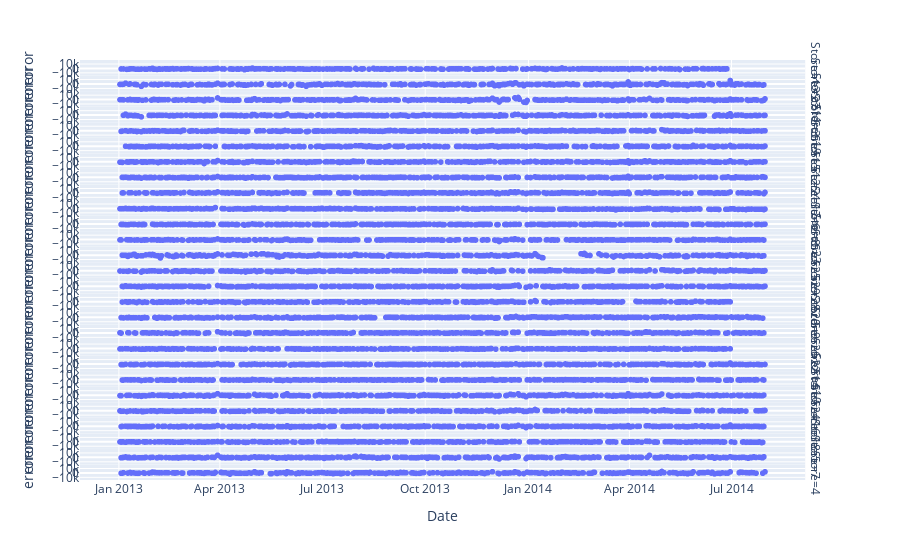

Here is the notebook cell this chart was saved with:
### Code cell
#error_analysis = error_analysis.reset_index()
shop2 = (error_analysis.loc[:, "Store"]>2) & (error_analysis.loc[:, "Store"]<30) 
error_analysis.sort_values("Date")
px.scatter(error_analysis[shop2], x="Date", y="error",  facet_row='Store', height=3000, facet_row_spacing=0.0001)

### Figure 1 — Plotly figure (JSON) as saved in the notebook; plotly's stock layout.template omitted (floating-point values rounded to 4 significant figures; data arrays with more than 128 entries replaced by an {"elided": "..."} marker saying what was removed)
{"data": [{"hovertemplate": "Store=13<br>Date=%{x}<br>error=%{y}<extra></extra>", "legendgroup": "", "marker": {"color": "#636efa", "symbol": "circle"}, "mode": "markers", "name": "", "showlegend": false, "type": "scattergl", "x": {"elided": "292 str values"}, "xaxis": "x27", "y": {"elided": "292 float values"}, "yaxis": "y27"}, {"hovertemplate": "Store=27<br>Date=%{x}<br>error=%{y}<extra></extra>", "legendgroup": "", "marker": {"color": "#636efa", "symbol": "circle"}, "mode": "markers", "name": "", "showlegend": false, "type": "scattergl", "x": {"elided": "306 str values"}, "xaxis": "x26", "y": {"elided": "306 float values"}, "yaxis": "y26"}, {"hovertemplate": "Store=11<br>Date=%{x}<br>error=%{y}<extra></extra>", "legendgroup": "", "marker": {"color": "#636efa", "symbol": "circle"}, "mode": "markers", "name": "", "showlegend": false, "type": "scattergl", "x": {"elided": "317 str values"}, "xaxis": "x25", "y": {"elided": "317 float values"}, "yaxis": "y25"}, {"hovertemplate": "Store=3<br>Date=%{x}<br>error=%{y}<extra></extra>", "legendgroup": "", "marker": {"color": "#636efa", "symbol": "circle"}, "mode": "markers", "name": "", "showlegend": false, "type": "scattergl", "x": {"elided": "296 str values"}, "xaxis": "x24", "y": {"elided": "296 float values"}, "yaxis": "y24"}, {"hovertemplate": "Store=19<br>Date=%{x}<br>error=%{y}<extra></extra>", "legendgroup": "", "marker": {"color": "#636efa", "symbol": "circle"}, "mode": "markers", "name": "", "showlegend": false, "type": "scattergl", "x": {"elided": "316 str values"}, "xaxis": "x23", "y": {"elided": "316 float values"}, "yaxis": "y23"}, {"hovertemplate": "Store=15<br>Date=%{x}<br>error=%{y}<extra></extra>", "legendgroup": "", "marker": {"color": "#636efa", "symbol": "circle"}, "mode": "markers", "name": "", "showlegend": false, "type": "scattergl", "x": {"elided": "292 str values"}, "xaxis": "x22", "y": {"elided": "292 float values"}, "yaxis": "y22"}, {"hovertemplate": "Store=12<br>Date=%{x}<br>error=%{y}<extra></extra>", "legendgroup": "", "marker": {"color": "#636efa", "symbol": "circle"}, "mode": "markers", "name": "", "showlegend": false, "type": "scattergl", "x": {"elided": "308 str values"}, "xaxis": "x21", "y": {"elided": "308 float values"}, "yaxis": "y21"}, {"hovertemplate": "Store=21<br>Date=%{x}<br>error=%{y}<extra></extra>", "legendgroup": "", "marker": {"color": "#636efa", "symbol": "circle"}, "mode": "markers", "name": "", "showlegend": false, "type": "scattergl", "x": {"elided": "314 str values"}, "xaxis": "x20", "y": {"elided": "314 float values"}, "yaxis": "y20"}, {"hovertemplate": "Store=17<br>Date=%{x}<br>error=%{y}<extra></extra>", "legendgroup": "", "marker": {"color": "#636efa", "symbol": "circle"}, "mode": "markers", "name": "", "showlegend": false, "type": "scattergl", "x": {"elided": "307 str values"}, "xaxis": "x19", "y": {"elided": "307 float values"}, "yaxis": "y19"}, {"hovertemplate": "Store=6<br>Date=%{x}<br>error=%{y}<extra></extra>", "legendgroup": "", "marker": {"color": "#636efa", "symbol": "circle"}, "mode": "markers", "name": "", "showlegend": false, "type": "scattergl", "x": {"elided": "321 str values"}, "xaxis": "x18", "y": {"elided": "321 float values"}, "yaxis": "y18"}, {"hovertemplate": "Store=8<br>Date=%{x}<br>error=%{y}<extra></extra>", "legendgroup": "", "marker": {"color": "#636efa", "symbol": "circle"}, "mode": "markers", "name": "", "showlegend": false, "type": "scattergl", "x": {"elided": "295 str values"}, "xaxis": "x17", "y": {"elided": "295 float values"}, "yaxis": "y17"}, {"hovertemplate": "Store=23<br>Date=%{x}<br>error=%{y}<extra></extra>", "legendgroup": "", "marker": {"color": "#636efa", "symbol": "circle"}, "mode": "markers", "name": "", "showlegend": false, "type": "scattergl", "x": {"elided": "292 str values"}, "xaxis": "x16", "y": {"elided": "292 float values"}, "yaxis": "y16"}, {"hovertemplate": "Store=25<br>Date=%{x}<br>error=%{y}<extra></extra>", "legendgroup": "", "marker": {"color": "#636efa", "symbol": "circle"}, "mode": "markers", "name": "", "showlegend": false, "type": "scattergl", "x": {"elided": "287 str values"}, "xaxis": "x15", "y": {"elided": "287 float values"}, "yaxis": "y15"}, {"hovertemplate": "Store=29<br>Date=%{x}<br>error=%{y}<extra></extra>", "legendgroup": "", "marker": {"color": "#636efa", "symbol": "circle"}, "mode": "markers", "name": "", "showlegend": false, "type": "scattergl", "x": {"elided": "292 str values"}, "xaxis": "x14", "y": {"elided": "292 float values"}, "yaxis": "y14"}, {"hovertemplate": "Store=28<br>Date=%{x}<br>error=%{y}<extra></extra>", "legendgroup": "", "marker": {"color": "#636efa", "symbol": "circle"}, "mode": "markers", "name": "", "showlegend": false, "type": "scattergl", "x": {"elided": "316 str values"}, "xaxis": "x13", "y": {"elided": "316 float values"}, "yaxis": "y13"}, {"hovertemplate": "Store=20<br>Date=%{x}<br>error=%{y}<extra></extra>", "legendgroup": "", "marker": {"color": "#636efa", "symbol": "circle"}, "mode": "markers", "name": "", "showlegend": false, "type": "scattergl", "x": {"elided": "275 str values"}, "xaxis": "x12", "y": {"elided": "275 float values"}, "yaxis": "y12"}, {"hovertemplate": "Store=9<br>Date=%{x}<br>error=%{y}<extra></extra>", "legendgroup": "", "marker": {"color": "#636efa", "symbol": "circle"}, "mode": "markers", "name": "", "showlegend": false, "type": "scattergl", "x": {"elided": "314 str values"}, "xaxis": "x11", "y": {"elided": "314 float values"}, "yaxis": "y11"}, {"hovertemplate": "Store=26<br>Date=%{x}<br>error=%{y}<extra></extra>", "legendgroup": "", "marker": {"color": "#636efa", "symbol": "circle"}, "mode": "markers", "name": "", "showlegend": false, "type": "scattergl", "x": {"elided": "298 str values"}, "xaxis": "x10", "y": {"elided": "298 float values"}, "yaxis": "y10"}, {"hovertemplate": "Store=22<br>Date=%{x}<br>error=%{y}<extra></extra>", "legendgroup": "", "marker": {"color": "#636efa", "symbol": "circle"}, "mode": "markers", "name": "", "showlegend": false, "type": "scattergl", "x": {"elided": "288 str values"}, "xaxis": "x9", "y": {"elided": "288 float values"}, "yaxis": "y9"}, {"hovertemplate": "Store=14<br>Date=%{x}<br>error=%{y}<extra></extra>", "legendgroup": "", "marker": {"color": "#636efa", "symbol": "circle"}, "mode": "markers", "name": "", "showlegend": false, "type": "scattergl", "x": {"elided": "302 str values"}, "xaxis": "x8", "y": {"elided": "302 float values"}, "yaxis": "y8"}, {"hovertemplate": "Store=10<br>Date=%{x}<br>error=%{y}<extra></extra>", "legendgroup": "", "marker": {"color": "#636efa", "symbol": "circle"}, "mode": "markers", "name": "", "showlegend": false, "type": "scattergl", "x": {"elided": "311 str values"}, "xaxis": "x7", "y": {"elided": "311 float values"}, "yaxis": "y7"}, {"hovertemplate": "Store=24<br>Date=%{x}<br>error=%{y}<extra></extra>", "legendgroup": "", "marker": {"color": "#636efa", "symbol": "circle"}, "mode": "markers", "name": "", "showlegend": false, "type": "scattergl", "x": {"elided": "315 str values"}, "xaxis": "x6", "y": {"elided": "315 float values"}, "yaxis": "y6"}, {"hovertemplate": "Store=16<br>Date=%{x}<br>error=%{y}<extra></extra>", "legendgroup": "", "marker": {"color": "#636efa", "symbol": "circle"}, "mode": "markers", "name": "", "showlegend": false, "type": "scattergl", "x": {"elided": "289 str values"}, "xaxis": "x5", "y": {"elided": "289 float values"}, "yaxis": "y5"}, {"hovertemplate": "Store=18<br>Date=%{x}<br>error=%{y}<extra></extra>", "legendgroup": "", "marker": {"color": "#636efa", "symbol": "circle"}, "mode": "markers", "name": "", "showlegend": false, "type": "scattergl", "x": {"elided": "307 str values"}, "xaxis": "x4", "y": {"elided": "307 float values"}, "yaxis": "y4"}, {"hovertemplate": "Store=5<br>Date=%{x}<br>error=%{y}<extra></extra>", "legendgroup": "", "marker": {"color": "#636efa", "symbol": "circle"}, "mode": "markers", "name": "", "showlegend": false, "type": "scattergl", "x": {"elided": "298 str values"}, "xaxis": "x3", "y": {"elided": "298 float values"}, "yaxis": "y3"}, {"hovertemplate": "Store=7<br>Date=%{x}<br>error=%{y}<extra></extra>", "legendgroup": "", "marker": {"color": "#636efa", "symbol": "circle"}, "mode": "markers", "name": "", "showlegend": false, "type": "scattergl", "x": {"elided": "306 str values"}, "xaxis": "x2", "y": {"elided": "306 float values"}, "yaxis": "y2"}, {"hovertemplate": "Store=4<br>Date=%{x}<br>error=%{y}<extra></extra>", "legendgroup": "", "marker": {"color": "#636efa", "symbol": "circle"}, "mode": "markers", "name": "", "showlegend": false, "type": "scattergl", "x": {"elided": "310 str values"}, "xaxis": "x", "y": {"elided": "310 float values"}, "yaxis": "y"}], "layout": {"annotations": [{"font": {}, "showarrow": false, "text": "Store=4", "textangle": 90, "x": 0.98, "xanchor": "left", "xref": "paper", "y": 0.01847, "yanchor": "middle", "yref": "paper"}, {"font": {}, "showarrow": false, "text": "Store=7", "textangle": 90, "x": 0.98, "xanchor": "left", "xref": "paper", "y": 0.05551, "yanchor": "middle", "yref": "paper"}, {"font": {}, "showarrow": false, "text": "Store=5", "textangle": 90, "x": 0.98, "xanchor": "left", "xref": "paper", "y": 0.09255, "yanchor": "middle", "yref": "paper"}, {"font": {}, "showarrow": false, "text": "Store=18", "textangle": 90, "x": 0.98, "xanchor": "left", "xref": "paper", "y": 0.1296, "yanchor": "middle", "yref": "paper"}, {"font": {}, "showarrow": false, "text": "Store=16", "textangle": 90, "x": 0.98, "xanchor": "left", "xref": "paper", "y": 0.1666, "yanchor": "middle", "yref": "paper"}, {"font": {}, "showarrow": false, "text": "Store=24", "textangle": 90, "x": 0.98, "xanchor": "left", "xref": "paper", "y": 0.2037, "yanchor": "middle", "yref": "paper"}, {"font": {}, "showarrow": false, "text": "Store=10", "textangle": 90, "x": 0.98, "xanchor": "left", "xref": "paper", "y": 0.2407, "yanchor": "middle", "yref": "paper"}, {"font": {}, "showarrow": false, "text": "Store=14", "textangle": 90, "x": 0.98, "xanchor": "left", "xref": "paper", "y": 0.2778, "yanchor": "middle", "yref": "paper"}, {"font": {}, "showarrow": false, "text": "Store=22", "textangle": 90, "x": 0.98, "xanchor": "left", "xref": "paper", "y": 0.3148, "yanchor": "middle", "yref": "paper"}, {"font": {}, "showarrow": false, "text": "Store=26", "textangle": 90, "x": 0.98, "xanchor": "left", "xref": "paper", "y": 0.3518, "yanchor": "middle", "yref": "paper"}, {"font": {}, "showarrow": false, "text": "Store=9", "textangle": 90, "x": 0.98, "xanchor": "left", "xref": "paper", "y": 0.3889, "yanchor": "middle", "yref": "paper"}, {"font": {}, "showarrow": false, "text": "Store=20", "textangle": 90, "x": 0.98, "xanchor": "left", "xref": "paper", "y": 0.4259, "yanchor": "middle", "yref": "paper"}, {"font": {}, "showarrow": false, "text": "Store=28", "textangle": 90, "x": 0.98, "xanchor": "left", "xref": "paper", "y": 0.463, "yanchor": "middle", "yref": "paper"}, {"font": {}, "showarrow": false, "text": "Store=29", "textangle": 90, "x": 0.98, "xanchor": "left", "xref": "paper", "y": 0.5, "yanchor": "middle", "yref": "paper"}, {"font": {}, "showarrow": false, "text": "Store=25", "textangle": 90, "x": 0.98, "xanchor": "left", "xref": "paper", "y": 0.537, "yanchor": "middle", "yref": "paper"}, {"font": {}, "showarrow": false, "text": "Store=23", "textangle": 90, "x": 0.98, "xanchor": "left", "xref": "paper", "y": 0.5741, "yanchor": "middle", "yref": "paper"}, {"font": {}, "showarrow": false, "text": "Store=8", "textangle": 90, "x": 0.98, "xanchor": "left", "xref": "paper", "y": 0.6111, "yanchor": "middle", "yref": "paper"}, {"font": {}, "showarrow": false, "text": "Store=6", "textangle": 90, "x": 0.98, "xanchor": "left", "xref": "paper", "y": 0.6482, "yanchor": "middle", "yref": "paper"}, {"font": {}, "showarrow": false, "text": "Store=17", "textangle": 90, "x": 0.98, "xanchor": "left", "xref": "paper", "y": 0.6852, "yanchor": "middle", "yref": "paper"}, {"font": {}, "showarrow": false, "text": "Store=21", "textangle": 90, "x": 0.98, "xanchor": "left", "xref": "paper", "y": 0.7222, "yanchor": "middle", "yref": "paper"}, {"font": {}, "showarrow": false, "text": "Store=12", "textangle": 90, "x": 0.98, "xanchor": "left", "xref": "paper", "y": 0.7593, "yanchor": "middle", "yref": "paper"}, {"font": {}, "showarrow": false, "text": "Store=15", "textangle": 90, "x": 0.98, "xanchor": "left", "xref": "paper", "y": 0.7963, "yanchor": "middle", "yref": "paper"}, {"font": {}, "showarrow": false, "text": "Store=19", "textangle": 90, "x": 0.98, "xanchor": "left", "xref": "paper", "y": 0.8334, "yanchor": "middle", "yref": "paper"}, {"font": {}, "showarrow": false, "text": "Store=3", "textangle": 90, "x": 0.98, "xanchor": "left", "xref": "paper", "y": 0.8704, "yanchor": "middle", "yref": "paper"}, {"font": {}, "showarrow": false, "text": "Store=11", "textangle": 90, "x": 0.98, "xanchor": "left", "xref": "paper", "y": 0.9074, "yanchor": "middle", "yref": "paper"}, {"font": {}, "showarrow": false, "text": "Store=27", "textangle": 90, "x": 0.98, "xanchor": "left", "xref": "paper", "y": 0.9445, "yanchor": "middle", "yref": "paper"}, {"font": {}, "showarrow": false, "text": "Store=13", "textangle": 90, "x": 0.98, "xanchor": "left", "xref": "paper", "y": 0.9815, "yanchor": "middle", "yref": "paper"}], "autosize": true, "legend": {"tracegroupgap": 0}, "margin": {"t": 60}, "xaxis": {"anchor": "y", "autorange": true, "domain": [0, 0.98], "range": ["2012-11-28 18:37:05.9777", "2014-09-03 05:22:54.0223"], "title": {"text": "Date"}, "type": "date"}, "xaxis10": {"anchor": "y10", "autorange": true, "domain": [0, 0.98], "matches": "x", "range": ["2012-11-28 18:37:05.9777", "2014-09-03 05:22:54.0223"], "showticklabels": false, "type": "date"}, "xaxis11": {"anchor": "y11", "autorange": true, "domain": [0, 0.98], "matches": "x", "range": ["2012-11-28 18:37:05.9777", "2014-09-03 05:22:54.0223"], "showticklabels": false, "type": "date"}, "xaxis12": {"anchor": "y12", "autorange": true, "domain": [0, 0.98], "matches": "x", "range": ["2012-11-28 18:37:05.9777", "2014-09-03 05:22:54.0223"], "showticklabels": false, "type": "date"}, "xaxis13": {"anchor": "y13", "autorange": true, "domain": [0, 0.98], "matches": "x", "range": ["2012-11-28 18:37:05.9777", "2014-09-03 05:22:54.0223"], "showticklabels": false, "type": "date"}, "xaxis14": {"anchor": "y14", "autorange": true, "domain": [0, 0.98], "matches": "x", "range": ["2012-11-28 18:37:05.9777", "2014-09-03 05:22:54.0223"], "showticklabels": false, "type": "date"}, "xaxis15": {"anchor": "y15", "autorange": true, "domain": [0, 0.98], "matches": "x", "range": ["2012-11-28 18:37:05.9777", "2014-09-03 05:22:54.0223"], "showticklabels": false, "type": "date"}, "xaxis16": {"anchor": "y16", "autorange": true, "domain": [0, 0.98], "matches": "x", "range": ["2012-11-28 18:37:05.9777", "2014-09-03 05:22:54.0223"], "showticklabels": false, "type": "date"}, "xaxis17": {"anchor": "y17", "autorange": true, "domain": [0, 0.98], "matches": "x", "range": ["2012-11-28 18:37:05.9777", "2014-09-03 05:22:54.0223"], "showticklabels": false, "type": "date"}, "xaxis18": {"anchor": "y18", "autorange": true, "domain": [0, 0.98], "matches": "x", "range": ["2012-11-28 18:37:05.9777", "2014-09-03 05:22:54.0223"], "showticklabels": false, "type": "date"}, "xaxis19": {"anchor": "y19", "autorange": true, "domain": [0, 0.98], "matches": "x", "range": ["2012-11-28 18:37:05.9777", "2014-09-03 05:22:54.0223"], "showticklabels": false, "type": "date"}, "xaxis2": {"anchor": "y2", "autorange": true, "domain": [0, 0.98], "matches": "x", "range": ["2012-11-28 18:37:05.9777", "2014-09-03 05:22:54.0223"], "showticklabels": false, "type": "date"}, "xaxis20": {"anchor": "y20", "autorange": true, "domain": [0, 0.98], "matches": "x", "range": ["2012-11-28 18:37:05.9777", "2014-09-03 05:22:54.0223"], "showticklabels": false, "type": "date"}, "xaxis21": {"anchor": "y21", "autorange": true, "domain": [0, 0.98], "matches": "x", "range": ["2012-11-28 18:37:05.9777", "2014-09-03 05:22:54.0223"], "showticklabels": false, "type": "date"}, "xaxis22": {"anchor": "y22", "autorange": true, "domain": [0, 0.98], "matches": "x", "range": ["2012-11-28 18:37:05.9777", "2014-09-03 05:22:54.0223"], "showticklabels": false, "type": "date"}, "xaxis23": {"anchor": "y23", "autorange": true, "domain": [0, 0.98], "matches": "x", "range": ["2012-11-28 18:37:05.9777", "2014-09-03 05:22:54.0223"], "showticklabels": false, "type": "date"}, "xaxis24": {"anchor": "y24", "autorange": true, "domain": [0, 0.98], "matches": "x", "range": ["2012-11-28 18:37:05.9777", "2014-09-03 05:22:54.0223"], "showticklabels": false, "type": "date"}, "xaxis25": {"anchor": "y25", "autorange": true, "domain": [0, 0.98], "matches": "x", "range": ["2012-11-28 18:37:05.9777", "2014-09-03 05:22:54.0223"], "showticklabels": false, "type": "date"}, "xaxis26": {"anchor": "y26", "autorange": true, "domain": [0, 0.98], "matches": "x", "range": ["2012-11-28 18:37:05.9777", "2014-09-03 05:22:54.0223"], "showticklabels": false, "type": "date"}, "xaxis27": {"anchor": "y27", "autorange": true, "domain": [0, 0.98], "matches": "x", "range": ["2012-11-28 18:37:05.9777", "2014-09-03 05:22:54.0223"], "showticklabels": false, "type": "date"}, "xaxis3": {"anchor": "y3", "autorange": true, "domain": [0, 0.98], "matches": "x", "range": ["2012-11-28 18:37:05.9777", "2014-09-03 05:22:54.0223"], "showticklabels": false, "type": "date"}, "xaxis4": {"anchor": "y4", "autorange": true, "domain": [0, 0.98], "matches": "x", "range": ["2012-11-28 18:37:05.9777", "2014-09-03 05:22:54.0223"], "showticklabels": false, "type": "date"}, "xaxis5": {"anchor": "y5", "autorange": true, "domain": [0, 0.98], "matches": "x", "range": ["2012-11-28 18:37:05.9777", "2014-09-03 05:22:54.0223"], "showticklabels": false, "type": "date"}, "xaxis6": {"anchor": "y6", "autorange": true, "domain": [0, 0.98], "matches": "x", "range": ["2012-11-28 18:37:05.9777", "2014-09-03 05:22:54.0223"], "showticklabels": false, "type": "date"}, "xaxis7": {"anchor": "y7", "autorange": true, "domain": [0, 0.98], "matches": "x", "range": ["2012-11-28 18:37:05.9777", "2014-09-03 05:22:54.0223"], "showticklabels": false, "type": "date"}, "xaxis8": {"anchor": "y8", "autorange": true, "domain": [0, 0.98], "matches": "x", "range": ["2012-11-28 18:37:05.9777", "2014-09-03 05:22:54.0223"], "showticklabels": false, "type": "date"}, "xaxis9": {"anchor": "y9", "autorange": true, "domain": [0, 0.98], "matches": "x", "range": ["2012-11-28 18:37:05.9777", "2014-09-03 05:22:54.0223"], "showticklabels": false, "type": "date"}, "yaxis": {"anchor": "x", "autorange": true, "domain": [0, 0.03694], "range": [-7271.0, 10380.0], "title": {"text": "error"}, "type": "linear"}, "yaxis10": {"anchor": "x10", "autorange": true, "domain": [0.3334, 0.3703], "matches": "y", "range": [-7271.0, 10380.0], "title": {"text": "error"}, "type": "linear"}, "yaxis11": {"anchor": "x11", "autorange": true, "domain": [0.3704, 0.4073], "matches": "y", "range": [-7271.0, 10380.0], "title": {"text": "error"}, "type": "linear"}, "yaxis12": {"anchor": "x12", "autorange": true, "domain": [0.4074, 0.4444], "matches": "y", "range": [-7271.0, 10380.0], "title": {"text": "error"}, "type": "linear"}, "yaxis13": {"anchor": "x13", "autorange": true, "domain": [0.4445, 0.4814], "matches": "y", "range": [-7271.0, 10380.0], "title": {"text": "error"}, "type": "linear"}, "yaxis14": {"anchor": "x14", "autorange": true, "domain": [0.4815, 0.5185], "matches": "y", "range": [-7271.0, 10380.0], "title": {"text": "error"}, "type": "linear"}, "yaxis15": {"anchor": "x15", "autorange": true, "domain": [0.5186, 0.5555], "matches": "y", "range": [-7271.0, 10380.0], "title": {"text": "error"}, "type": "linear"}, "yaxis16": {"anchor": "x16", "autorange": true, "domain": [0.5556, 0.5926], "matches": "y", "range": [-7271.0, 10380.0], "title": {"text": "error"}, "type": "linear"}, "yaxis17": {"anchor": "x17", "autorange": true, "domain": [0.5927, 0.6296], "matches": "y", "range": [-7271.0, 10380.0], "title": {"text": "error"}, "type": "linear"}, "yaxis18": {"anchor": "x18", "autorange": true, "domain": [0.6297, 0.6666], "matches": "y", "range": [-7271.0, 10380.0], "title": {"text": "error"}, "type": "linear"}, "yaxis19": {"anchor": "x19", "autorange": true, "domain": [0.6667, 0.7037], "matches": "y", "range": [-7271.0, 10380.0], "title": {"text": "error"}, "type": "linear"}, "yaxis2": {"anchor": "x2", "autorange": true, "domain": [0.03704, 0.07398], "matches": "y", "range": [-7271.0, 10380.0], "title": {"text": "error"}, "type": "linear"}, "yaxis20": {"anchor": "x20", "autorange": true, "domain": [0.7038, 0.7407], "matches": "y", "range": [-7271.0, 10380.0], "title": {"text": "error"}, "type": "linear"}, "yaxis21": {"anchor": "x21", "autorange": true, "domain": [0.7408, 0.7778], "matches": "y", "range": [-7271.0, 10380.0], "title": {"text": "error"}, "type": "linear"}, "yaxis22": {"anchor": "x22", "autorange": true, "domain": [0.7779, 0.8148], "matches": "y", "range": [-7271.0, 10380.0], "title": {"text": "error"}, "type": "linear"}, "yaxis23": {"anchor": "x23", "autorange": true, "domain": [0.8149, 0.8518], "matches": "y", "range": [-7271.0, 10380.0], "title": {"text": "error"}, "type": "linear"}, "yaxis24": {"anchor": "x24", "autorange": true, "domain": [0.8519, 0.8889], "matches": "y", "range": [-7271.0, 10380.0], "title": {"text": "error"}, "type": "linear"}, "yaxis25": {"anchor": "x25", "autorange": true, "domain": [0.889, 0.9259], "matches": "y", "range": [-7271.0, 10380.0], "title": {"text": "error"}, "type": "linear"}, "yaxis26": {"anchor": "x26", "autorange": true, "domain": [0.926, 0.963], "matches": "y", "range": [-7271.0, 10380.0], "title": {"text": "error"}, "type": "linear"}, "yaxis27": {"anchor": "x27", "autorange": true, "domain": [0.9631, 1.0], "matches": "y", "range": [-7271.0, 10380.0], "title": {"text": "error"}, "type": "linear"}, "yaxis3": {"anchor": "x3", "autorange": true, "domain": [0.07408, 0.111], "matches": "y", "range": [-7271.0, 10380.0], "title": {"text": "error"}, "type": "linear"}, "yaxis4": {"anchor": "x4", "autorange": true, "domain": [0.1111, 0.1481], "matches": "y", "range": [-7271.0, 10380.0], "title": {"text": "error"}, "type": "linear"}, "yaxis5": {"anchor": "x5", "autorange": true, "domain": [0.1482, 0.1851], "matches": "y", "range": [-7271.0, 10380.0], "title": {"text": "error"}, "type": "linear"}, "yaxis6": {"anchor": "x6", "autorange": true, "domain": [0.1852, 0.2221], "matches": "y", "range": [-7271.0, 10380.0], "title": {"text": "error"}, "type": "linear"}, "yaxis7": {"anchor": "x7", "autorange": true, "domain": [0.2222, 0.2592], "matches": "y", "range": [-7271.0, 10380.0], "title": {"text": "error"}, "type": "linear"}, "yaxis8": {"anchor": "x8", "autorange": true, "domain": [0.2593, 0.2962], "matches": "y", "range": [-7271.0, 10380.0], "title": {"text": "error"}, "type": "linear"}, "yaxis9": {"anchor": "x9", "autorange": true, "domain": [0.2963, 0.3333], "matches": "y", "range": [-7271.0, 10380.0], "title": {"text": "error"}, "type": "linear"}}}
